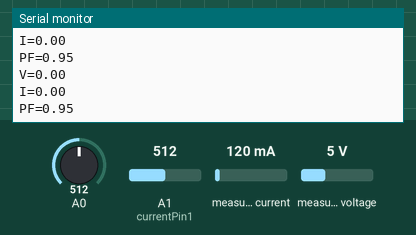
Simulated run of this sketch. Board: Arduino Uno, built with avr-gcc and run on an emulated ATmega328P. Shown: the last lines printed to the serial monitor. Inputs (shaded band) come from the test bench; at power-on: A1 (currentPin1) = 512, A0 = 512, measured current 120 mA, measured voltage 5 V.

Above: at 1.2 s.
1.3 s: A1 (currentPin1) set to 716
At 1.58 s:
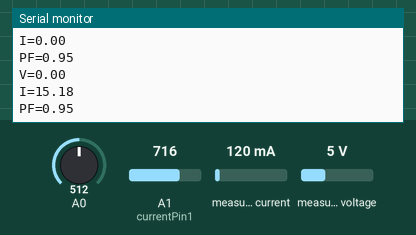
2.8 s: A0 set to 306
At 3.2 s:
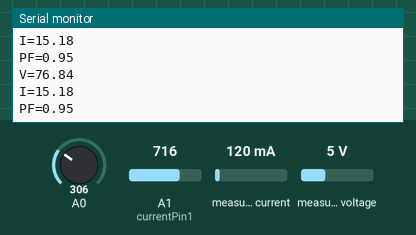
4.3 s: A1 (currentPin1) set to 501
At 4.58 s:
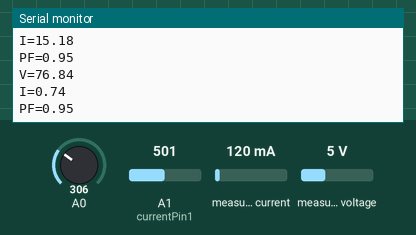
Timing chart, 0 to 7.3 s (numbered marks = the images above; inputs shaded):
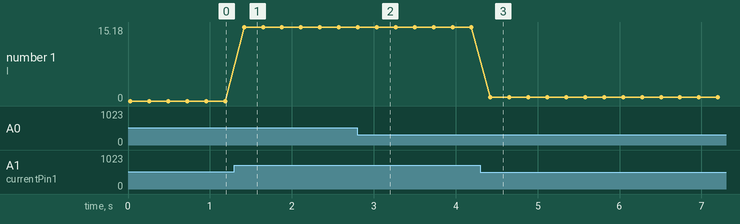

The sketch:

MantraDeva.ino
```cpp
// (licence header left out)
#include "EmonLib.h"             // Include Emon Library
EnergyMonitor emon1;             // Create an instance

//sensor tegangan
const int analogIn = A0;
double sensorValue=0;
double sensorValue1=0;
int crosscount=0;
int climbhill=0;
double VmaxD=0;
double VeffD;
double Vrms1;

//sensor acs
const int currentPin1 = A1;
const unsigned long sampleTime = 10000UL;
const unsigned long numSamples = 250UL;
const unsigned long sampleInterval = sampleTime/numSamples;
const int adc_zero = 511.5;
float result1;
float ACS1=0;

 //power factor,daya dan Kwh
 double PowerFactor;
 double Daya;
 double Kwh;


void setup()
{
  Serial.begin(9600);

  emon1.voltage(0, 234.26, 1.7);  // Voltage: input pin, calibration, phase_shift
  emon1.current(1, 111.1);       // Current: input pin, calibration.

}

void loop()
{
  //sampah
  //emon1.calcVI(20,2000);         // Calculate all. No.of half wavelengths (crossings), time-out
  //emon1.serialprint();           // Print out all variables (realpower, apparent power, Vrms, Irms, power factor)

 // float realPower       = emon1.realPower;        //extract Real Power into variable
  //float apparentPower   = emon1.apparentPower;    //extract Apparent Power into variable
  //float powerFActor     = emon1.powerFactor;      //extract Power Factor into Variable
  //float supplyVoltage   = emon1.Vrms;             //extract Vrms into Variable
  //float Irms            = emon1.Irms;             //extract Irms into Variable
sensorValue1=sensorValue;
// delay(100);
sensorValue = analogRead(A0);
if (sensorValue>sensorValue1 && sensorValue>511){ // rumus perhitungan tegangan output
  climbhill=1;
  VmaxD=sensorValue;
}
if (sensorValue<sensorValue1 && climbhill==1){
  climbhill=0;
    VmaxD=sensorValue1;
   VeffD= (VmaxD/sqrt(2));
  Vrms1=(((VeffD-420.76)/-90.24)*-220)+220; // rumus perhitungan tegangan output dengan menggunakan persamaan garis lurus

  VmaxD=0;
    //emon1.serialprint();           // Print out all variables (realpower, apparent power, Vrms, Irms, power factor)

}
  Serial.print("V=");
Serial.println(Vrms1);

  rmsAmps();
Serial.print("I=");
Serial.println(ACS1);

float powerFactor = emon1.powerFactor; //extract Power Factor into Variable
float PF = (powerFactor + 2.1112)/2.7216;
PF = (PF-1)/0.2295;
if (powerFactor < 0.2){
powerFactor = 0;
}
Serial.print("PF=");
Serial.println(powerFactor);

emon1.calcVI(20,2000); // Calculate all. No.of half wavelengths (crossings), time-out
float supplyVoltage = emon1.Vrms; //extract Vrms into Variable
float Voltage = (supplyVoltage - 0.3291)/0.9354;
float Irms = emon1.Irms; //extract Irms into Variable
float Current = (Irms - 0.2034)/ 7.6245;
Current = (Current +0.0475)/0.9428;
if(Current <0.17){
Current = 0;
}


}


float rmsAmps ()
 {
  float result;
 unsigned long currentAcc1 = 0;
 unsigned int count1 = 0;
 unsigned long prevMicros = micros() - sampleInterval;

 while (count1< numSamples)// ulangi eksekusi koding di bawah
 // dalam satu blok {} selama kondisi (0<50)
    {
    if (micros() - prevMicros >= sampleInterval)
      {
       long adc_raw1 = analogRead(currentPin1) - adc_zero;
       currentAcc1 += (unsigned long)(adc_raw1 * adc_raw1);
       ++count1;
       prevMicros += sampleInterval;
      }
    }
 result1 = (sqrt((float)currentAcc1/(float)numSamples)*(75.757576/1023.0));
 if (result1<=0.1){
 result1 = 0;
  }


//pembacaan arus real//
ACS1 = result1;

 }
```

Measured:
- after the input at 1.3 s, the serial monitor: prints a new line after 0.12 s (image 1)
- after the input at 2.8 s, the serial monitor: prints a new line after 0.21 s (image 2)
- after the input at 4.3 s, the serial monitor: prints a new line after 0.12 s (image 3)
- plotted number 1: 0 → 15.18 after the input at 1.3 s, 15.18 → 0.74 after the input at 4.3 s
